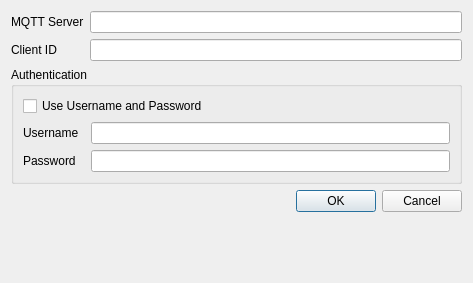
<?xml version="1.0" encoding="UTF-8"?>
<ui version="4.0">
 <class>mqttServerSettingsDialog</class>
 <widget class="QDialog" name="mqttServerSettingsDialog">
  <property name="geometry">
   <rect>
    <x>0</x>
    <y>0</y>
    <width>473</width>
    <height>283</height>
   </rect>
  </property>
  <property name="windowTitle">
   <string>Dialog</string>
  </property>
  <layout class="QFormLayout" name="formLayout">
   <item row="0" column="0">
    <widget class="QLabel" name="mqttServerLabel">
     <property name="text">
      <string>MQTT Server</string>
     </property>
    </widget>
   </item>
   <item row="0" column="1">
    <widget class="QLineEdit" name="mqttServerEdit"/>
   </item>
   <item row="1" column="0">
    <widget class="QLabel" name="clientIdLabel">
     <property name="text">
      <string>Client ID</string>
     </property>
    </widget>
   </item>
   <item row="1" column="1">
    <widget class="QLineEdit" name="clientIdEdit"/>
   </item>
   <item row="2" column="0" colspan="2">
    <widget class="QGroupBox" name="groupBox">
     <property name="title">
      <string>Authentication</string>
     </property>
     <layout class="QGridLayout" name="gridLayout">
      <item row="2" column="0">
       <widget class="QLabel" name="usernameLabel">
        <property name="text">
         <string>Username</string>
        </property>
       </widget>
      </item>
      <item row="3" column="0">
       <widget class="QLabel" name="passwordLabel">
        <property name="text">
         <string>Password</string>
        </property>
       </widget>
      </item>
      <item row="3" column="2">
       <widget class="QLineEdit" name="passwordEdit">
        <property name="echoMode">
         <enum>QLineEdit::Password</enum>
        </property>
       </widget>
      </item>
      <item row="2" column="2">
       <widget class="QLineEdit" name="usernameEdit"/>
      </item>
      <item row="0" column="0" rowspan="2" colspan="3">
       <widget class="QCheckBox" name="usernameCheckbox">
        <property name="text">
         <string>Use Username and Password</string>
        </property>
       </widget>
      </item>
     </layout>
    </widget>
   </item>
   <item row="3" column="1">
    <widget class="QDialogButtonBox" name="buttonBox">
     <property name="orientation">
      <enum>Qt::Horizontal</enum>
     </property>
     <property name="standardButtons">
      <set>QDialogButtonBox::Cancel|QDialogButtonBox::Ok</set>
     </property>
    </widget>
   </item>
  </layout>
 </widget>
 <tabstops>
  <tabstop>mqttServerEdit</tabstop>
  <tabstop>clientIdEdit</tabstop>
  <tabstop>usernameCheckbox</tabstop>
  <tabstop>usernameEdit</tabstop>
  <tabstop>passwordEdit</tabstop>
 </tabstops>
 <resources/>
 <connections>
  <connection>
   <sender>buttonBox</sender>
   <signal>accepted()</signal>
   <receiver>mqttServerSettingsDialog</receiver>
   <slot>accept()</slot>
   <hints>
    <hint type="sourcelabel">
     <x>248</x>
     <y>254</y>
    </hint>
    <hint type="destinationlabel">
     <x>157</x>
     <y>274</y>
    </hint>
   </hints>
  </connection>
  <connection>
   <sender>buttonBox</sender>
   <signal>rejected()</signal>
   <receiver>mqttServerSettingsDialog</receiver>
   <slot>reject()</slot>
   <hints>
    <hint type="sourcelabel">
     <x>316</x>
     <y>260</y>
    </hint>
    <hint type="destinationlabel">
     <x>286</x>
     <y>274</y>
    </hint>
   </hints>
  </connection>
 </connections>
</ui>
